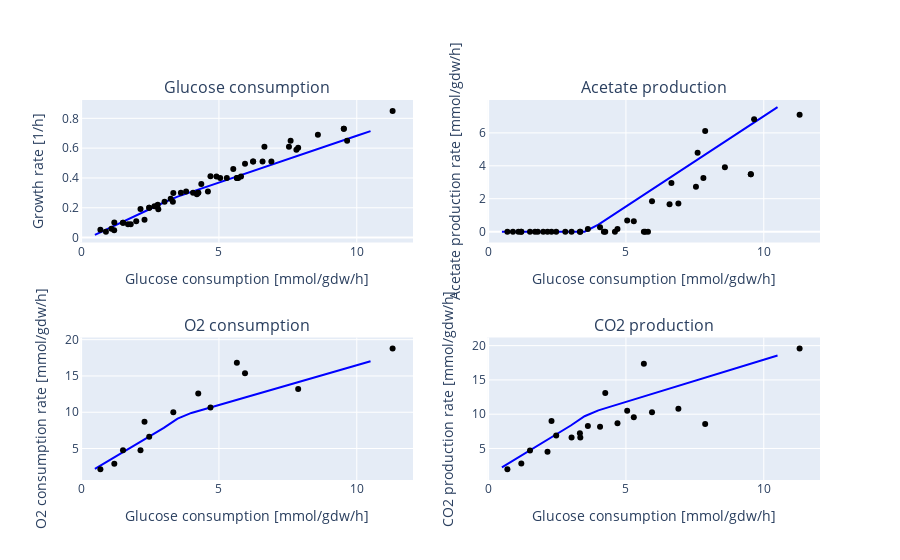
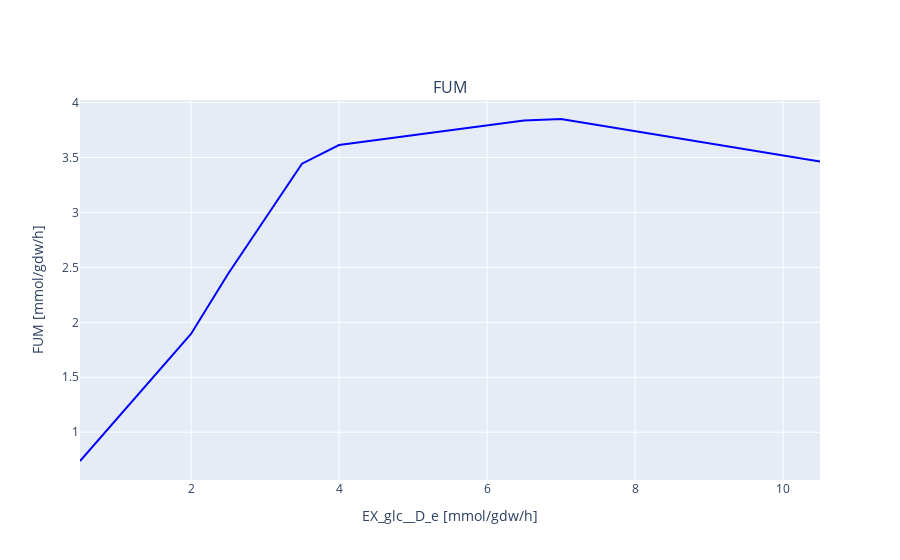

Notebook code cell kept with these figures, in order:
### Code cell
#you can also add custom reactions or variables which you would like to store and save them to a csv file.
#for example the translationalProteinSector variable
validator.add_rxn_to_save("FUM") #should remain constant
validator.validate_range(show=False, save=True)

#or plot the custom reactions directly
validator.validate_range(pfba = False, show=True, save=False)

### Figure 1 — Plotly figure (JSON) as saved in the notebook; plotly's stock layout.template omitted (floating-point values rounded to 4 significant figures)
{"data": [{"marker": {"color": "blue"}, "mode": "lines", "showlegend": false, "type": "scatter", "x": [0.5, 1, 1.5, 2, 2.5, 3, 3.5, 4, 4.5, 5, 5.5, 6, 6.5, 7, 7.5, 8, 8.5, 9, 9.5, 10, 10.5], "xaxis": "x", "y": [0.01862, 0.06235, 0.1061, 0.1497, 0.1925, 0.2352, 0.2752, 0.3069, 0.3383, 0.3697, 0.4011, 0.4324, 0.4638, 0.4952, 0.5264, 0.5577, 0.589, 0.6203, 0.6516, 0.6828, 0.7141], "yaxis": "y"}, {"line": {"color": "black", "dash": "dash", "width": 1}, "mode": "markers", "showlegend": false, "type": "scatter", "x": [3.027, 3.33, 3.619, 4.061, 5.045, 5.285, 6.582, 6.903, 7.6, 0.9, 1.2, 1.1, 1.7, 1.8, 2, 2.8, 4.2, 4.6, 5.7, 5.8, 2.66, 3.81, 4.91, 6.24, 2.78, 3.25, 4.36, 5.52, 6.24, 1.52, 2.47, 4.25, 5.65, 9.53, 6.65, 0.6997, 1.205, 2.154, 3.345, 4.693, 5.946, 7.874, 1.52, 2.47, 4.25, 5.65, 11.3, 2.3, 8.59, 7.81, 7.54, 9.53, 9.65], "xaxis": "x", "y": [0.24, 0.24, 0.3, 0.3, 0.4, 0.4, 0.51, 0.51, 0.65, 0.04, 0.05, 0.06, 0.09, 0.09, 0.11, 0.19, 0.29, 0.31, 0.4, 0.41, 0.21, 0.31, 0.41, 0.51, 0.22, 0.26, 0.36, 0.46, 0.51, 0.1, 0.2, 0.3, 0.4, 0.73, 0.61, 0.05308, 0.1018, 0.1918, 0.2983, 0.4113, 0.496, 0.6023, 0.1, 0.2, 0.3, 0.4, 0.85, 0.12, 0.69, 0.59, 0.61, 0.73, 0.65], "yaxis": "y"}, {"marker": {"color": "blue"}, "mode": "lines", "showlegend": false, "type": "scatter", "x": [0.5, 1, 1.5, 2, 2.5, 3, 3.5, 4, 4.5, 5, 5.5, 6, 6.5, 7, 7.5, 8, 8.5, 9, 9.5, 10, 10.5], "xaxis": "x2", "y": [0, 0, 0, 0, 0, 0, 0, 0.4209, 0.9706, 1.52, 2.07, 2.62, 3.169, 3.719, 4.268, 4.818, 5.367, 5.916, 6.466, 7.015, 7.565], "yaxis": "y2"}, {"line": {"color": "black", "dash": "dash", "width": 1}, "mode": "markers", "showlegend": false, "type": "scatter", "x": [3.027, 3.33, 3.619, 4.061, 5.045, 5.285, 6.582, 6.903, 7.6, 0.9, 1.2, 1.1, 1.7, 1.8, 2, 2.8, 4.2, 4.6, 5.7, 5.8, 2.66, 3.81, 4.91, 6.24, 2.78, 3.25, 4.36, 5.52, 6.24, 1.52, 2.47, 4.25, 5.65, 9.53, 6.65, 0.6997, 1.205, 2.154, 3.345, 4.693, 5.946, 7.874, 1.52, 2.47, 4.25, 5.65, 11.3, 2.3, 8.59, 7.81, 7.54, 9.53, 9.65], "xaxis": "x2", "y": [0, 0, 0.159, 0.27, 0.68, 0.624, 1.657, 1.709, 4.8, 0, 0, 0, 0, 0, 0, 0, 0, 0, 0, 0, null, null, null, null, null, null, null, null, null, 0, 0, 0, 0, 3.49, 2.95, 0, 0, 0, 0, 0.1551, 1.842, 6.109, null, null, null, null, 7.1, 0, 3.91, 3.26, 2.72, 3.49, 6.83], "yaxis": "y2"}, {"marker": {"color": "blue"}, "mode": "lines", "showlegend": false, "type": "scatter", "x": [0.5, 1, 1.5, 2, 2.5, 3, 3.5, 4, 4.5, 5, 5.5, 6, 6.5, 7, 7.5, 8, 8.5, 9, 9.5, 10, 10.5], "xaxis": "x3", "y": [2.196, 3.307, 4.419, 5.537, 6.688, 7.844, 9.117, 9.904, 10.45, 11.0, 11.54, 12.09, 12.63, 13.18, 13.73, 14.28, 14.83, 15.38, 15.93, 16.48, 17.03], "yaxis": "y3"}, {"line": {"color": "black", "dash": "dash", "width": 1}, "mode": "markers", "showlegend": false, "type": "scatter", "x": [3.027, 3.33, 3.619, 4.061, 5.045, 5.285, 6.582, 6.903, 7.6, 0.9, 1.2, 1.1, 1.7, 1.8, 2, 2.8, 4.2, 4.6, 5.7, 5.8, 2.66, 3.81, 4.91, 6.24, 2.78, 3.25, 4.36, 5.52, 6.24, 1.52, 2.47, 4.25, 5.65, 9.53, 6.65, 0.6997, 1.205, 2.154, 3.345, 4.693, 5.946, 7.874, 1.52, 2.47, 4.25, 5.65, 11.3, 2.3, 8.59, 7.81, 7.54, 9.53, 9.65], "xaxis": "x3", "y": [null, null, null, null, null, null, null, null, null, null, null, null, null, null, null, null, null, null, null, null, null, null, null, null, null, null, null, null, null, null, null, null, null, null, null, 2.162, 2.886, 4.746, 10, 10.64, 15.37, 13.19, 4.75, 6.64, 12.58, 16.82, 18.8, 8.7, null, null, null, null, null], "yaxis": "y3"}, {"marker": {"color": "blue"}, "mode": "lines", "showlegend": false, "type": "scatter", "x": [0.5, 1, 1.5, 2, 2.5, 3, 3.5, 4, 4.5, 5, 5.5, 6, 6.5, 7, 7.5, 8, 8.5, 9, 9.5, 10, 10.5], "xaxis": "x4", "y": [2.236, 3.441, 4.646, 5.857, 7.099, 8.346, 9.704, 10.56, 11.17, 11.78, 12.4, 13.01, 13.62, 14.24, 14.85, 15.47, 16.09, 16.71, 17.32, 17.94, 18.56], "yaxis": "y4"}, {"line": {"color": "black", "dash": "dash", "width": 1}, "mode": "markers", "showlegend": false, "type": "scatter", "x": [3.027, 3.33, 3.619, 4.061, 5.045, 5.285, 6.582, 6.903, 7.6, 0.9, 1.2, 1.1, 1.7, 1.8, 2, 2.8, 4.2, 4.6, 5.7, 5.8, 2.66, 3.81, 4.91, 6.24, 2.78, 3.25, 4.36, 5.52, 6.24, 1.52, 2.47, 4.25, 5.65, 9.53, 6.65, 0.6997, 1.205, 2.154, 3.345, 4.693, 5.946, 7.874, 1.52, 2.47, 4.25, 5.65, 11.3, 2.3, 8.59, 7.81, 7.54, 9.53, 9.65], "xaxis": "x4", "y": [6.614, 7.229, 8.265, 8.157, 10.5, 9.544, null, 10.81, null, null, null, null, null, null, null, null, null, null, null, null, null, null, null, null, null, null, null, null, null, null, null, null, null, null, null, 1.987, 2.808, 4.531, 6.591, 8.69, 10.3, 8.577, 4.697, 6.891, 13.11, 17.36, 19.6, 9, null, null, null, null, null], "yaxis": "y4"}], "layout": {"annotations": [{"font": {"size": 16}, "showarrow": false, "text": "Glucose consumption", "x": 0.225, "xanchor": "center", "xref": "paper", "y": 1, "yanchor": "bottom", "yref": "paper"}, {"font": {"size": 16}, "showarrow": false, "text": "Acetate production", "x": 0.775, "xanchor": "center", "xref": "paper", "y": 1, "yanchor": "bottom", "yref": "paper"}, {"font": {"size": 16}, "showarrow": false, "text": "O2 consumption", "x": 0.225, "xanchor": "center", "xref": "paper", "y": 0.375, "yanchor": "bottom", "yref": "paper"}, {"font": {"size": 16}, "showarrow": false, "text": "CO2 production", "x": 0.775, "xanchor": "center", "xref": "paper", "y": 0.375, "yanchor": "bottom", "yref": "paper"}], "autosize": true, "xaxis": {"anchor": "y", "autorange": true, "domain": [0, 0.45], "range": [-0.005281, 12.0], "title": {"text": "Glucose consumption [mmol/gdw/h]"}, "type": "linear"}, "xaxis2": {"anchor": "y2", "autorange": true, "domain": [0.55, 1], "range": [-0.005281, 12.0], "title": {"text": "Glucose consumption [mmol/gdw/h]"}, "type": "linear"}, "xaxis3": {"anchor": "y3", "autorange": true, "domain": [0, 0.45], "range": [-0.005281, 12.0], "title": {"text": "Glucose consumption [mmol/gdw/h]"}, "type": "linear"}, "xaxis4": {"anchor": "y4", "autorange": true, "domain": [0.55, 1], "range": [-0.005281, 12.0], "title": {"text": "Glucose consumption [mmol/gdw/h]"}, "type": "linear"}, "yaxis": {"anchor": "x", "autorange": true, "domain": [0.625, 1], "range": [0.01862, 0.85], "title": {"text": "Growth rate [1/h]"}, "type": "linear"}, "yaxis2": {"anchor": "x2", "autorange": true, "domain": [0.625, 1], "range": [0, 7.565], "title": {"text": "Acetate production rate [mmol/gdw/h]"}, "type": "linear"}, "yaxis3": {"anchor": "x3", "autorange": true, "domain": [0, 0.375], "range": [2.162, 18.8], "title": {"text": "O2 consumption rate [mmol/gdw/h]"}, "type": "linear"}, "yaxis4": {"anchor": "x4", "autorange": true, "domain": [0, 0.375], "range": [1.987, 19.6], "title": {"text": "CO2 production rate [mmol/gdw/h]"}, "type": "linear"}}}

### Figure 2 — Plotly figure (JSON) as saved in the notebook; plotly's stock layout.template omitted (floating-point values rounded to 4 significant figures)
{"data": [{"marker": {"color": "blue"}, "mode": "lines", "showlegend": false, "type": "scatter", "x": [0.5, 1, 1.5, 2, 2.5, 3, 3.5, 4, 4.5, 5, 5.5, 6, 6.5, 7, 7.5, 8, 8.5, 9, 9.5, 10, 10.5], "xaxis": "x", "y": [0.7382, 1.123, 1.508, 1.894, 2.44, 2.946, 3.444, 3.613, 3.658, 3.703, 3.748, 3.792, 3.837, 3.85, 3.795, 3.74, 3.685, 3.63, 3.575, 3.52, 3.465], "yaxis": "y"}], "layout": {"annotations": [{"font": {"size": 16}, "showarrow": false, "text": "FUM", "x": 0.5, "xanchor": "center", "xref": "paper", "y": 1, "yanchor": "bottom", "yref": "paper"}], "autosize": true, "xaxis": {"anchor": "y", "autorange": true, "domain": [0, 1], "range": [0.5, 10.5], "title": {"text": "EX_glc__D_e [mmol/gdw/h]"}, "type": "linear"}, "yaxis": {"anchor": "x", "autorange": true, "domain": [0, 1], "range": [0.5653, 4.023], "title": {"text": "FUM [mmol/gdw/h]"}, "type": "linear"}}}
